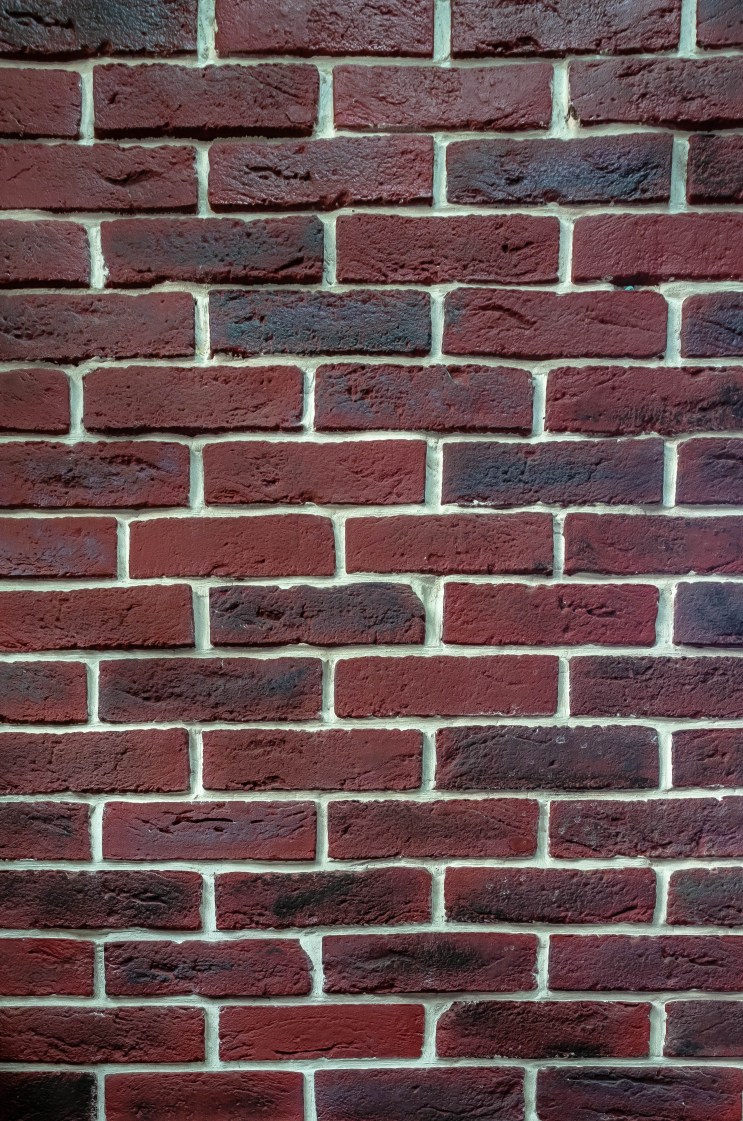
#> input picture MortarMill/samples/net/brick_6.jpg, 2972 x 4484 px, found by its file name (shown at 1/4 size)
$ python kmeans.py
#> lines starting #> are read from the running program, lines starting #| are printed output that depends on the picture
from sklearn.cluster import KMeans
import cv2 as cv
import numpy as np

i = 6
image_original = cv.imread(f'samples/RAW/brick_{i}.jpg')
#> image_original is the input picture: shape (4484, 2972, 3); mean B, G, R 79.9, 78.3, 102.5
image_o = cv.resize(image_original, (600, int(image_original.shape[0] * (600.0/image_original.shape[1]))))
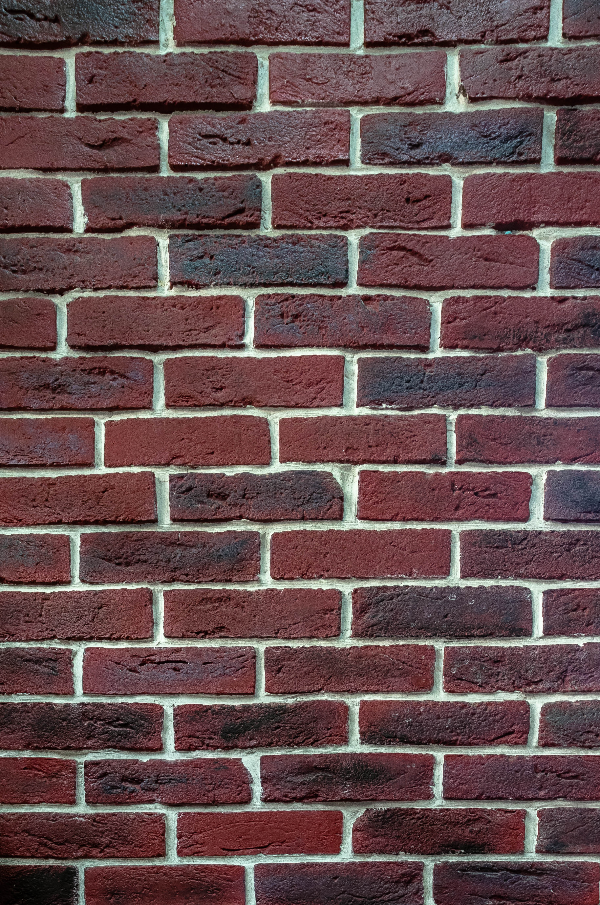
#> image_o: shape (905, 600, 3); mean B, G, R 79.8, 78.2, 102.4
image = image_o / 255.0

image_n = image.reshape(image.shape[0]*image.shape[1], image.shape[2])

kmeans = KMeans(n_clusters = 2).fit(image_n)

pic2show = kmeans.cluster_centers_[kmeans.labels_]
cluster_pic = pic2show.reshape(image.shape[0], image.shape[1], image.shape[2])
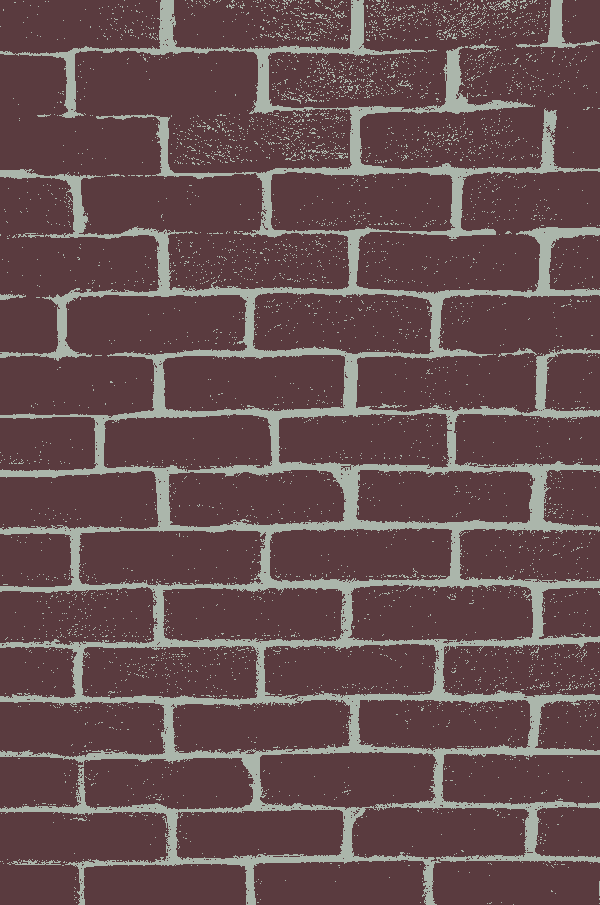
#> cluster_pic: shape (905, 600, 3) float64; mean B, G, R 0.313, 0.307, 0.401

cv.imshow('original',image_o)
cv.imshow('cluster',cluster_pic)
cv.waitKey(0)

$ run again, with MortarMill/samples/net/brick_10.jpg copied over MortarMill/samples/net/brick_6.jpg
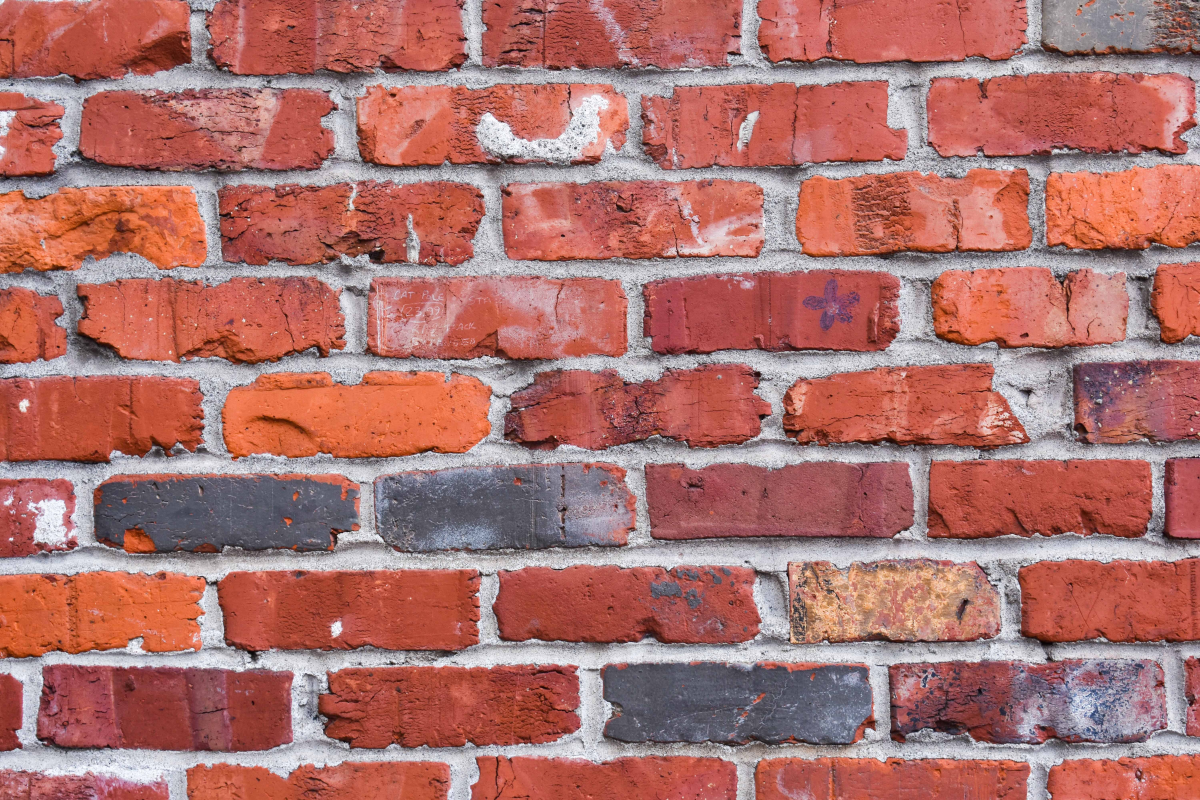
#> input picture MortarMill/samples/net/brick_10.jpg, 6000 x 4000 px, found by its file name (shown at 1/5 size)
#> image_original is the input picture: shape (4000, 6000, 3); mean B, G, R 108.8, 113.7, 173.4
#> `image_o = cv.resize(image_original, (600, int(image_original.shape[0] ..`:
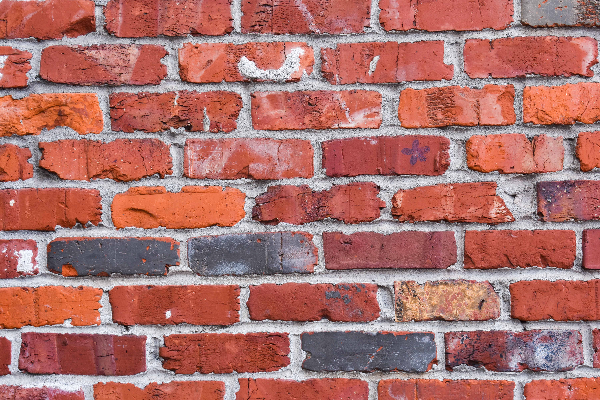
#> image_o: shape (400, 600, 3); mean B, G, R 108.9, 113.8, 173.5
#> `cluster_pic = pic2show.reshape(image.shape[0], image.shape[1], image.s..`:
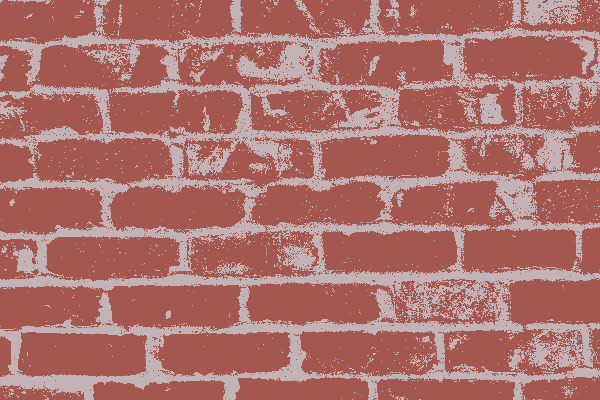
#> cluster_pic: shape (400, 600, 3) float64; mean B, G, R 0.427, 0.446, 0.68

$ run again, with MortarMill/samples/net/brick_5.jpg copied over MortarMill/samples/net/brick_6.jpg
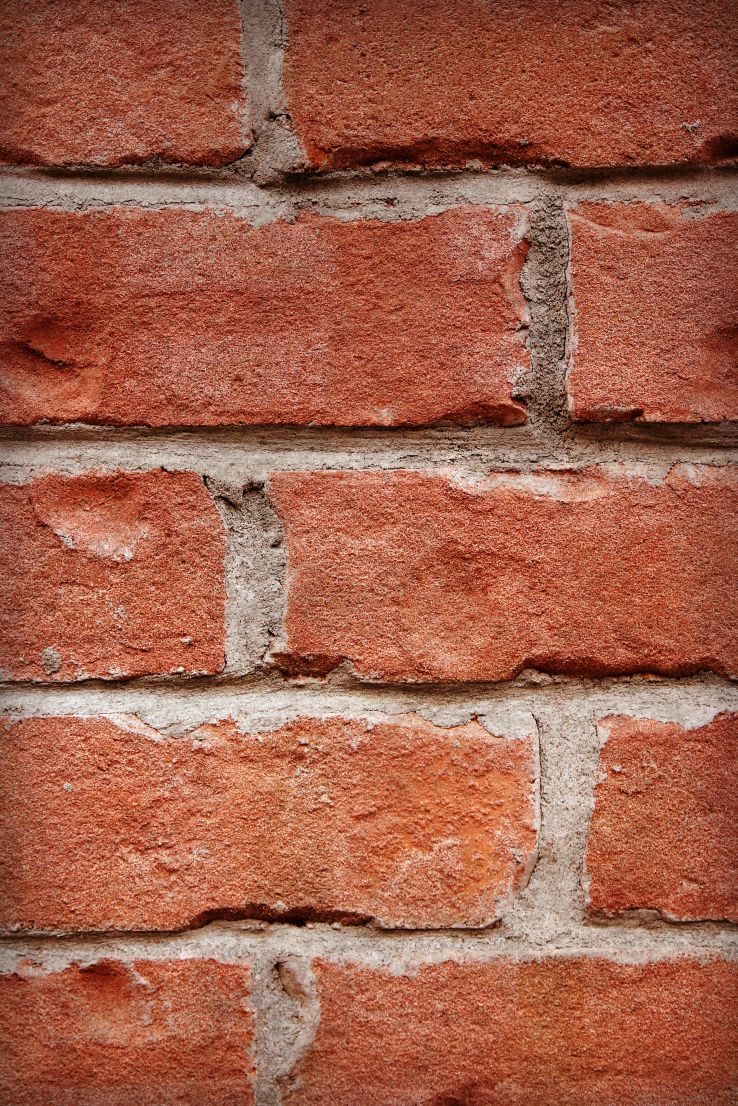
#> input picture MortarMill/samples/net/brick_5.jpg, 2212 x 3318 px, found by its file name (shown at 1/3 size)
#> image_original is the input picture: shape (3318, 2212, 3); mean B, G, R 75.2, 96.7, 162.1
#> `image_o = cv.resize(image_original, (600, int(image_original.shape[0] ..`:
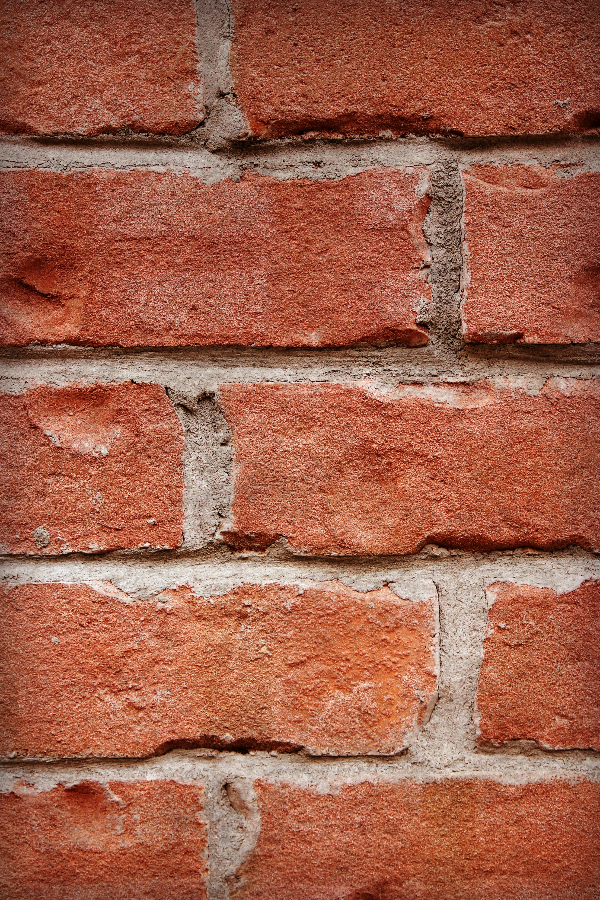
#> image_o: shape (900, 600, 3); mean B, G, R 75.1, 96.5, 162
#> `cluster_pic = pic2show.reshape(image.shape[0], image.shape[1], image.s..`:
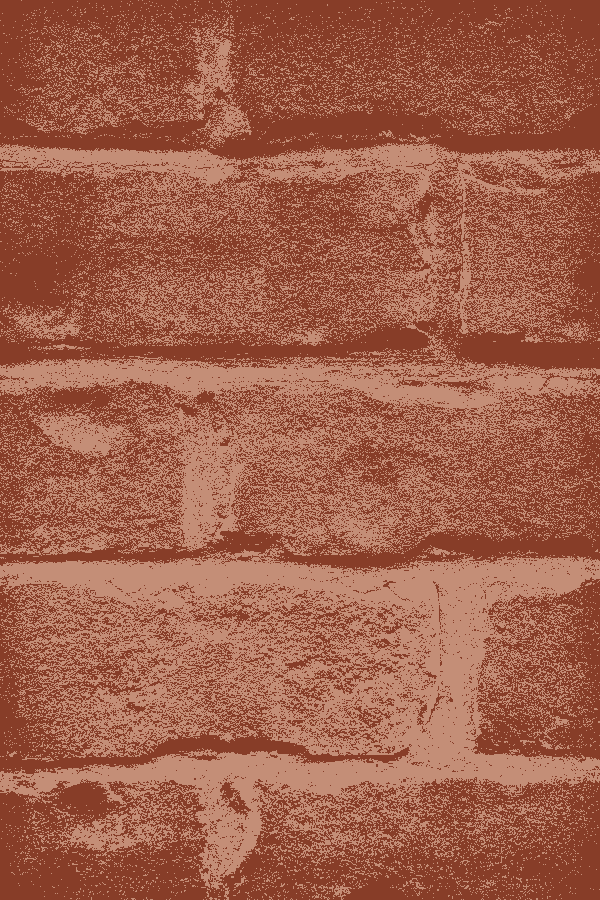
#> cluster_pic: shape (900, 600, 3) float64; mean B, G, R 0.294, 0.378, 0.635

$ run again, with MortarMill/samples/net/brick_8.jpg copied over MortarMill/samples/net/brick_6.jpg
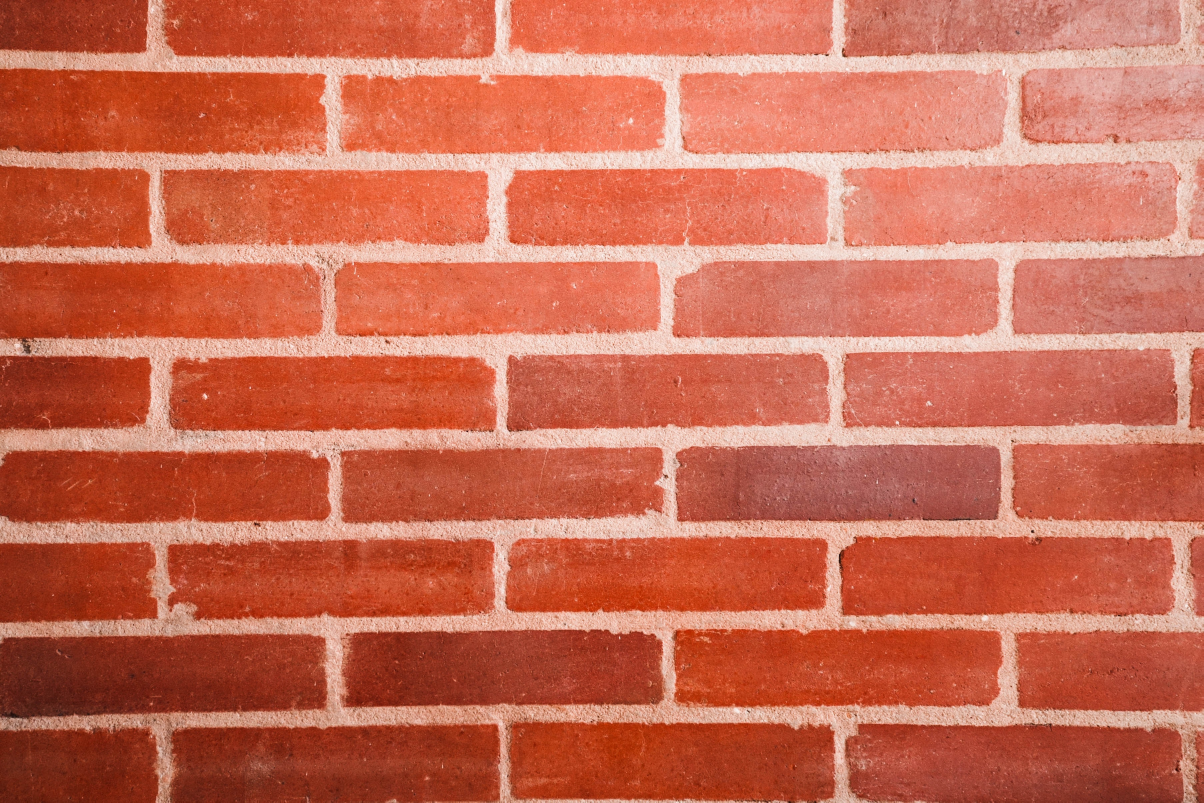
#> input picture MortarMill/samples/net/brick_8.jpg, 3610 x 2407 px, found by its file name (shown at 1/3 size)
#> image_original is the input picture: shape (2407, 3610, 3); mean B, G, R 84.1, 107.6, 201.4
#> `image_o = cv.resize(image_original, (600, int(image_original.shape[0] ..`:
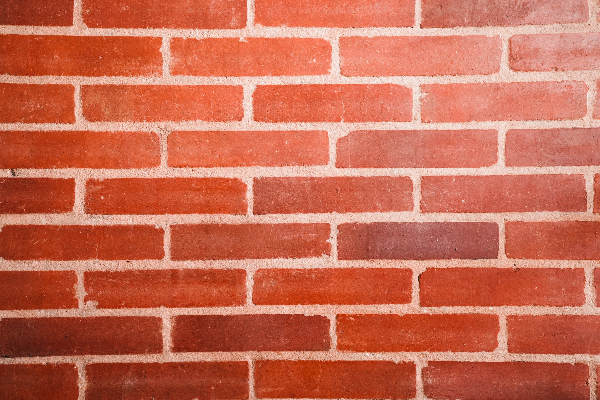
#> image_o: shape (400, 600, 3); mean B, G, R 84, 107.5, 201.3
#> `cluster_pic = pic2show.reshape(image.shape[0], image.shape[1], image.s..`:
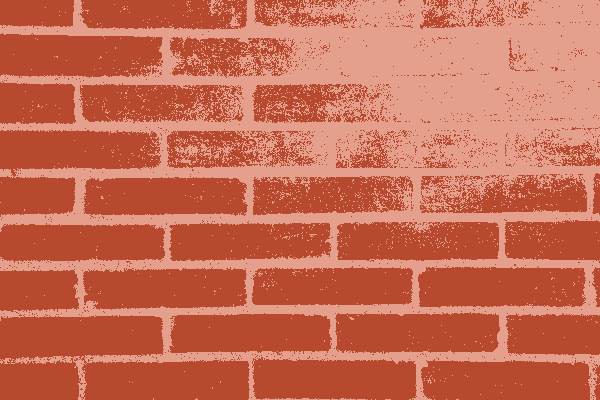
#> cluster_pic: shape (400, 600, 3) float64; mean B, G, R 0.33, 0.422, 0.789
